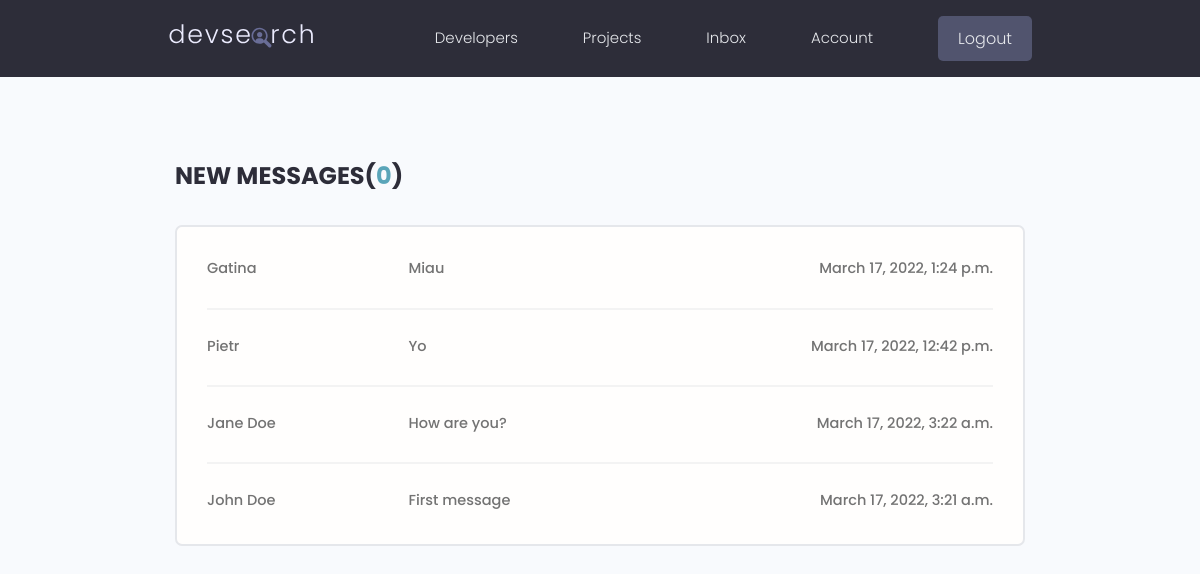
The page /inbox/ (signed in) on the database its author committed.
### developer/models.py (models this page shows, shortened)
class Message(models.Model):
    id = models.UUIDField(
        default=uuid.uuid4, primary_key=True, unique=True, editable=False
    )
    sender = models.ForeignKey(
        Developer, on_delete=models.CASCADE, null='True', blank=True
    )
    receiver = models.ForeignKey(
        Developer, on_delete=models.CASCADE, null='True', blank=True, related_name='messages')
    name = models.CharField(max_length=200, blank=True, null=True)
    email = models.EmailField(max_length=200, blank=True, null=True)
    subject = models.CharField(max_length=200, blank=True, null=True)
    body = models.TextField()
    is_read = models.BooleanField(default=False, null=True)
    created = models.DateTimeField(auto_now_add=True)
    class Meta:
        ordering = ['is_read', '-created']

### developer/views.py (the view)
# urls.py: path('inbox/', views.inbox, name='inbox'),
@login_required(login_url='developer:login')
def inbox(request):
    developer = request.user.developer
    messages_received = developer.messages.all()
    unread_count = messages_received.filter(is_read=False).count()
    context = {'messages_received': messages_received,
               'unread_count': unread_count}
    template_name = 'developer/inbox.html'
    return render(request, template_name, context)

### developer/templates/developer/inbox.html
{% extends 'main.html' %}
{% block content %}
<main class="inbox my-xl">
    <div class="content-box">
        <h3 class="inbox__title">New Messages(<span>{{ unread_count }}</span>)</h3>
        <ul class="messages">
            {% for message in messages_received %}
            {% if message.is_read == False %}
            <li class="message message--unread">
                {% else %}
            <li class="message message">
                {% endif %}
                <a href="{% url 'developer:view_message' message.id %}">
                    <span class="message__author">{{ message.name }}</span>
                    <span class="message__subject">{{ message.subject }}</span>
                    <span class="message__date">{{ message.created }}</span>
                </a>
            </li>
            {% endfor %}
        </ul>
    </div>
</main>
{% endblock %}

### static/styles/app.css (style rules this page uses)
:root { --color-sub: #2d2d39; }
.content-box { width: 95%; max-width: 85rem; margin: 0 auto; }
.inbox { height: 90vh; }
.inbox__title, .inbox__title span { font-size: 2.4rem; font-weight: 700; color: var(--color-sub); text-transform: uppercase; text-align: left; margin-bottom: 3rem; }
.inbox__title span { color: var(--color-main); }
.messages { list-style: none; background: var(--color-white); padding: 0.5rem 3rem; border: 2px solid var(--color-light); border-radius: 0.7rem; }
.message { padding: 2.5rem 0; }
.message > a span { font-size: 1.45rem; font-weight: 500; }
.message:not(:last-child) { border-bottom: 2px solid var(--color-white-light); }
.message > a { display: flex; gap: 1rem; }
.message__author, .message__date { flex-basis: 25%; }
.message__subject { flex-basis: 50%; }
.message__date { text-align: right; }

### static/uikit/styles/modules/_variables.css (style rules this page uses)
:root { --color-main: #5aa5b9; --color-main-light: #e6faff; --color-sub: #3f4156; --color-sub-light: #51546e; --color-sub-lighter: #ededfd; --color-text: #737373; --color-gray: #8b8b8b; --color-light: #e5e7eb; --color-light-gray: #767676; --color-bg: #f8fafd; --color-white: #fffefd; --color-white-light: #f3f3f3; --color-success: #359e64; --color-success-bg: #def8e8; --color-error: #fc4b0b; --color-error-bg: #fff2ee; --font-base: 'Poppins', arial, helvetica, 'Segoe UI', roboto, ubuntu, sans-serif; --font-monospace: 'Fira Code', 'Courier New', courier, monospace; --font-regular: 300; --font-medium: 500; --font-bold: 700; --generic-shadow: 1px 1px 5px #00000010; --generic-transition: all 0.3s ease-in-out; }

### static/uikit/styles/modules/_base.css (style rules this page uses)
* { margin: 0; padding: 0; box-sizing: border-box; text-rendering: optimizeLegibility; color: inherit; font-size: inherit; }
html { font-size: 50%; }
@media only screen and (min-width: 480px) { html { font-size: 56.25%; } }
@media only screen and (min-width: 1200px) { html { font-size: 62.5%; } }
body { line-height: 1.6; font-weight: 400; font-size: 1.5rem; color: var(--color-text); background-color: var(--color-bg); min-height: 100vh; }

### static/uikit/styles/modules/_typography.css (style rules this page uses)
* { font-family: var(--font-base); }
h3 { font-size: 3.2rem; font-weight: var(--font-medium); }
p, span, strong { font-size: 1.6rem; color: var(--color-text); font-weight: var(--font-regular); }
a { padding-bottom: 2px; text-decoration: none; display: inline-block; color: var(--color-main); font-weight: var(--font-medium); }

### static/uikit/styles/modules/_utilities.css (style rules this page uses)
.my-xl { margin: 8rem auto; }

### rows shown on the page
Message: name "Gatina", subject "Miau", created "March 17, 2022, 1:24 p.m."
Message: name "Pietr", subject "Yo", created "March 17, 2022, 12:42 p.m."
Message: name "Jane Doe", subject "How are you?", created "March 17, 2022, 3:22 a.m."
Message: name "John Doe", subject "First message", created "March 17, 2022, 3:21 a.m."

### other values the page prints
{{ unread_count }} "0"
